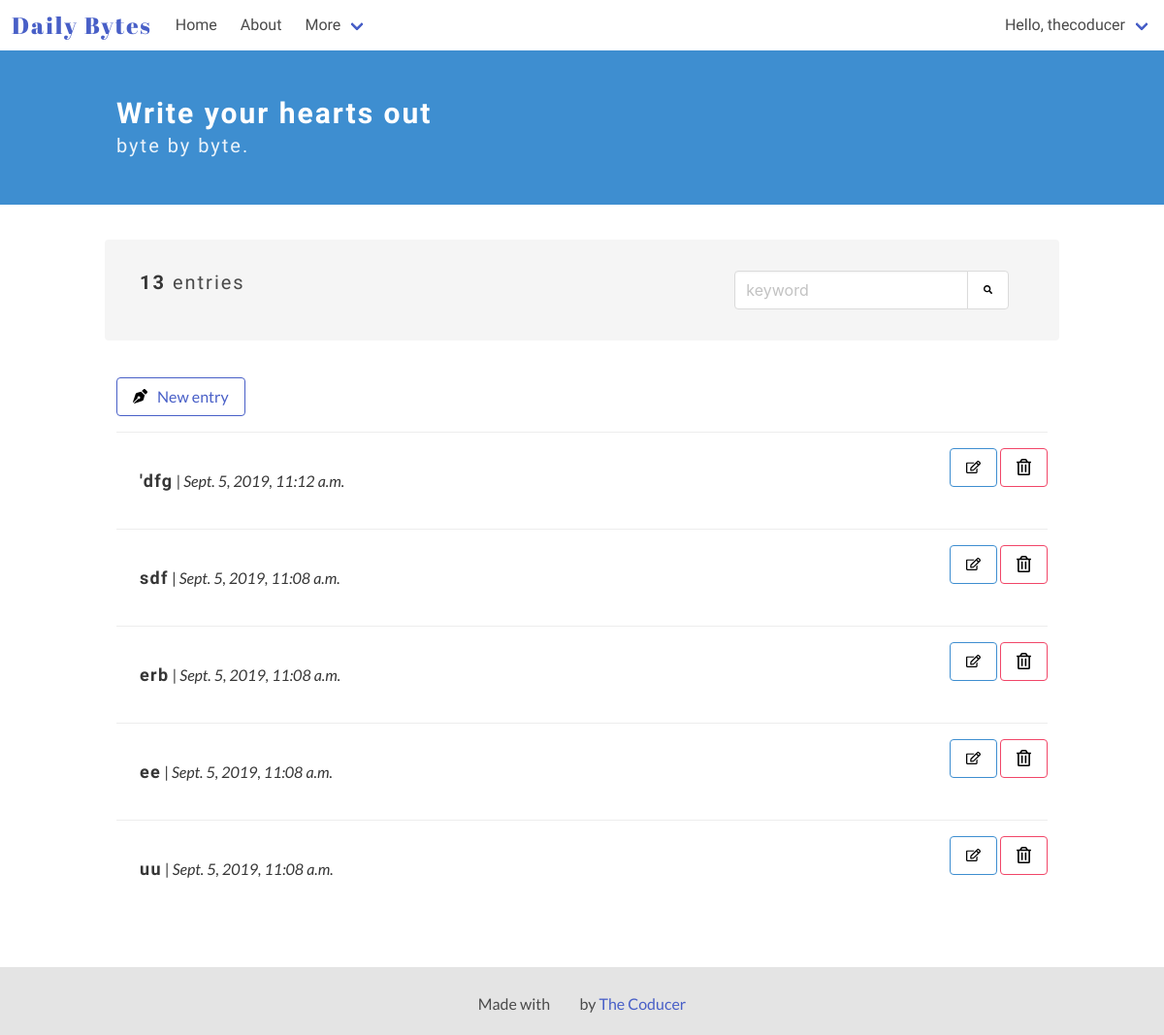
Page / (signed in) on the earlier database version.
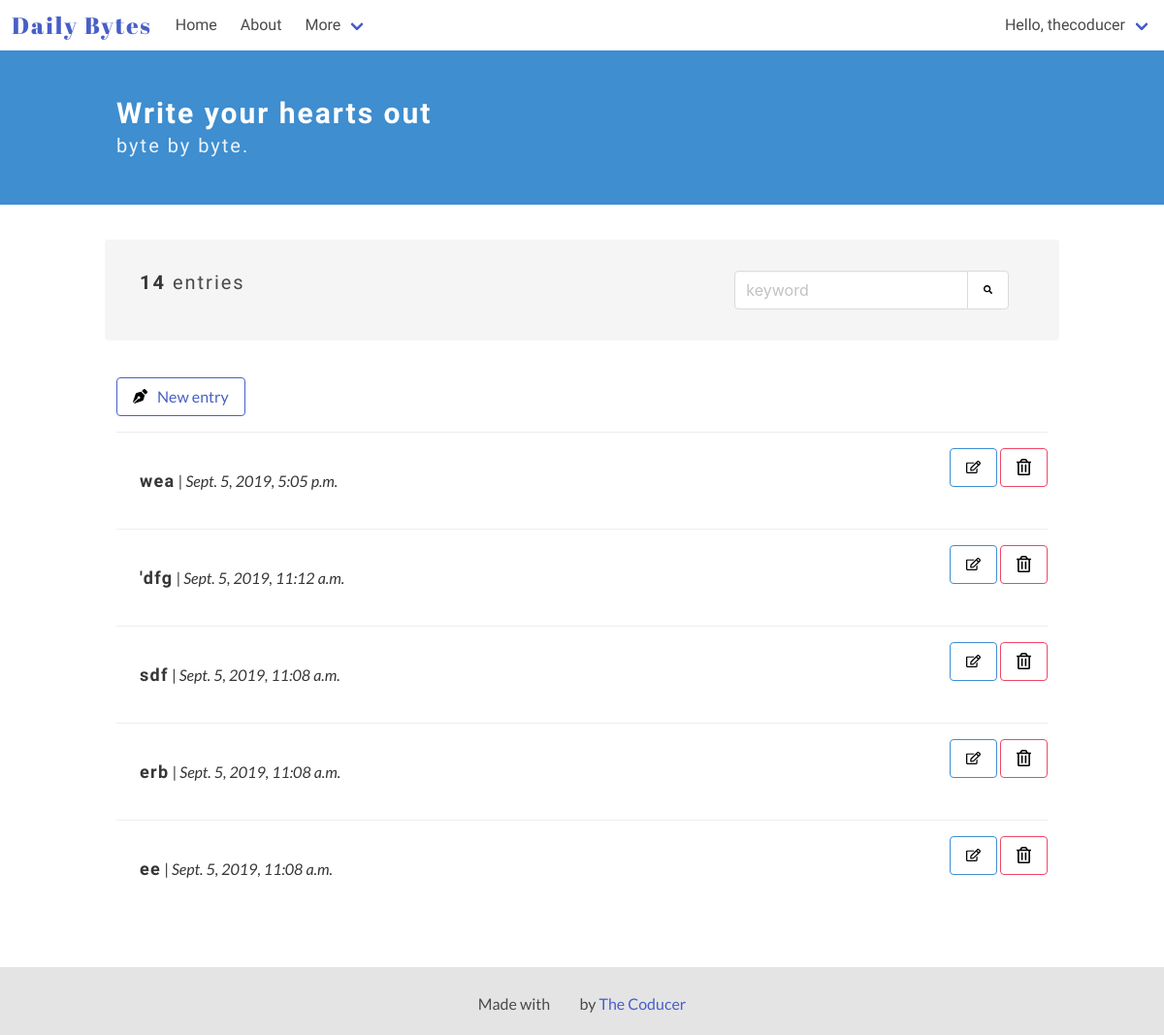
Same page on the later database version.
### diary_app/models.py (models this page shows)
class Entry(models.Model):
    author = models.ForeignKey(User, on_delete=models.CASCADE) # User is an auth model
    title = models.CharField(max_length=100, default='', verbose_name="")
    text = RichTextUploadingField(verbose_name="")
    date_posted = models.DateTimeField(auto_now_add = True)
    trash = models.BooleanField(default=False)
    """ def __str__(self):
        return 'Entry #{}'.format(self.id) """
    class Meta:
        verbose_name_plural = 'entries'

### diary_app/views.py (the view)
# urls.py: 2. Add a URL to urlpatterns:  path('', views.home, name='home')
@login_required
def home(request):
    entries = Entry.objects.filter(author=request.user, trash=False)
    count_entries = entries.count()
    entries = entries.order_by('-date_posted')
    paginator = Paginator(entries, 5)
    page = request.GET.get('page')
    entries = paginator.get_page(page)
    context = {'entries': entries, 'count_entries': count_entries}
    return render(request, 'diary_app/home.html', context)

### diary_app/templates/diary_app/home.html (shortened to what this page needs)
<!DOCTYPE html>
<html lang="en">
<head>
</head>
<body>
    {% extends "./base.html" %}
    {% block content %}
    {% load static %}
    <section class="hero is-info">
        <div class="hero-body">
        <div class="container">
            <h1 class="title">
                Write your hearts out
            </h1>
            <h2 class="subtitle">
                byte by byte.
            </h2>
        </div>
        </div>
    </section>
    <section class="section">
        <div class="container">
            <div class="container my-top-bar">
            <div class="columns notification">
                <div class="column is-two-thirds">
                    <p class="subtitle is-5">
                        {% if count_entries < 1 %}
                            You don't have any entries
                        {% else %}
                            <strong>{{ count_entries }}</strong> entries
                        {% endif %}
                    </p>
                </div>
                <div class="column">
                <div class="field has-addons">
                    <p class="control">
                        <input class="input" type="text" placeholder="keyword">
                    </p>
                    <p class="control">
                        <button class="button">
                            <img class="search-icon" src="{% static '/images/search.svg' %}" alt="Add new byte" width=15px height=15px>
                        </button>
                    </p>
                    </div>
                    </div>
                </div>
                </div>
        <article class="media">
            <div class="media-content">
                <div class="content">
                    <a class="button is-link is-outlined" href="{% url 'add' %}"><img src="{% static '/images/pen.svg' %}" alt="Add new byte" width=15px height=15px style="margin-right: 10px;">New entry</a>
                </div>
            </div>
        </article>
        {% for entry in entries %}
            <article class="media">
            <div class="media-content">
                <a href="/entry/{{entry.id}}">
                <div class="content notification readmore-div">
                    <p>
                        <strong class="entry-title">{{ entry.title }}</strong> | <i>{{ entry.date_posted }}</i>
                    </p>
                </div>
                </a>
            </div>
            <div class="media-right">
                    <a class="button is-info is-outlined" href="/edit/{{entry.id}}"><img src="{% static '/images/edit.svg' %}" alt="Edit" width=15px height=15px></a>
                    <a class="button is-danger is-outlined" href="/delete/{{entry.id}}" onclick="del()"><img src="{% static '/images/delete.svg' %}" alt="Delete" width=15px height=15px color: red;></a>
            </div>
            </article>
        {% endfor %}
        </div>
    </section>
    {% endblock %}

Differences in the rows shown:
no longer on this page (row unchanged): Entry: title "uu", date_posted "Sept. 5, 2019, 11:08 a.m."
added Entry: title "wea", date_posted "Sept. 5, 2019, 5:05 p.m."
Other differences:
{{ count_entries }}: "13" → "14"
